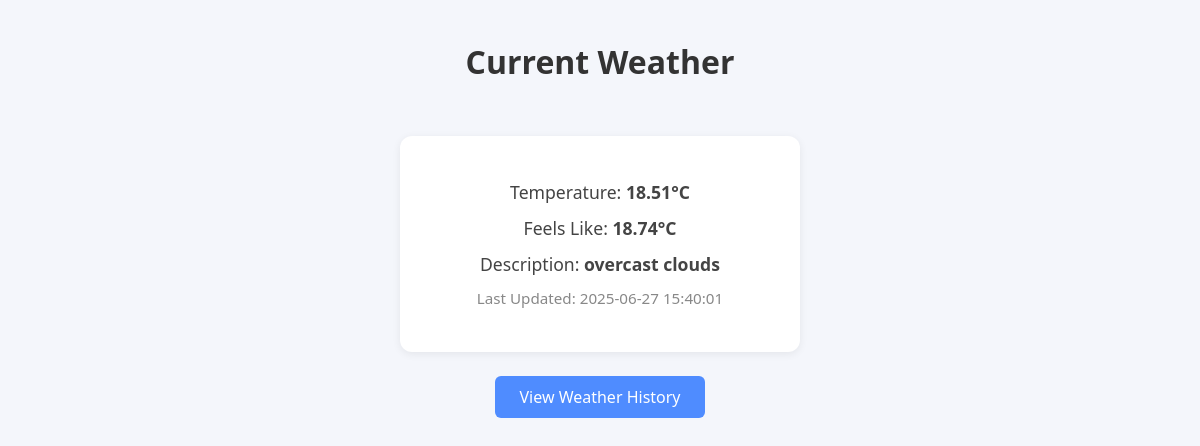
The page / on the database its author committed.
### tables this page shows
CREATE TABLE `weather_history` (
  `id` int NOT NULL,
  `timestamp` datetime NOT NULL,
  `current_temp` float NOT NULL,
  `feels_like` float NOT NULL,
  `weather_description` varchar(255) NOT NULL
);

### index.php (the view, shortened to what this page needs)
<?php
require 'db.php';
$stmt = $pdo->query("SELECT * FROM weather_history ORDER BY timestamp DESC LIMIT 1");
$current = $stmt->fetch(PDO::FETCH_ASSOC);
?>
<!DOCTYPE html>
<html>
<head>
</head>
<body>
    <h1>Current Weather</h1>
    <div class="weather-card">
    <?php if ($current): ?>
        <p>Temperature: <strong><?= $current['current_temp'] ?>°C</strong></p>
        <p>Feels Like: <strong><?= $current['feels_like'] ?>°C</strong></p>
        <p>Description: <strong><?= $current['weather_description'] ?></strong></p>
        <p style="font-size:0.95em;color:#888;">Last Updated: <?= $current['timestamp'] ?></p>
    <?php else: ?>
        <p>No data available.</p>
    <?php endif; ?>
    </div>
    <a class="btn-link" href="weather_history.php">View Weather History</a>
</body>
</html>

### index.php (style rules this page uses)
body { font-family: 'Segoe UI', Arial, sans-serif; background: #f4f6fb; margin: 0; padding: 0; display: flex; flex-direction: column; align-items: center; min-height: 100vh; }
h1 { margin-top: 40px; color: #333; }
.weather-card { background: #fff; box-shadow: 0 2px 8px rgba(0,0,0,0.07); border-radius: 12px; padding: 32px 40px; margin: 32px 0 24px 0; min-width: 320px; text-align: center; }
.weather-card p { font-size: 1.1em; margin: 12px 0; color: #444; }
.btn-link { display: inline-block; background: #4f8cff; color: #fff; text-decoration: none; padding: 10px 24px; border-radius: 6px; font-weight: 500; transition: background 0.2s; margin-bottom: 40px; }

### rows shown on the page
weather_history: current_temp "18.51", feels_like "18.74", weather_description "overcast clouds", timestamp "2025-06-27 15:40:01"
